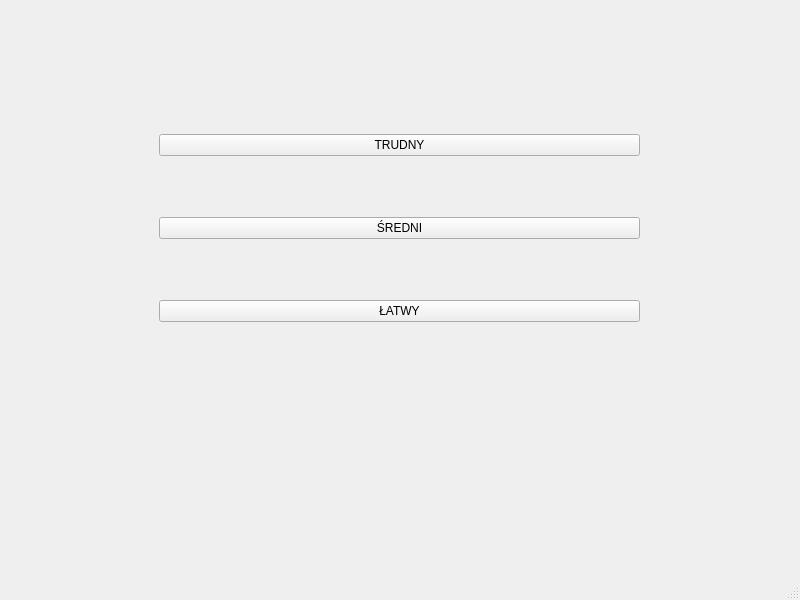
<?xml version="1.0" encoding="UTF-8"?>
<ui version="4.0">
 <class>Levels</class>
 <widget class="QMainWindow" name="Levels">
  <property name="geometry">
   <rect>
    <x>0</x>
    <y>0</y>
    <width>800</width>
    <height>600</height>
   </rect>
  </property>
  <property name="windowTitle">
   <string>Snake</string>
  </property>
  <property name="windowIcon">
   <iconset resource="zasoby.qrc">
    <normaloff>:/zasoby/img/snake.png</normaloff>:/zasoby/img/snake.png</iconset>
  </property>
  <widget class="QWidget" name="centralwidget">
   <widget class="QWidget" name="verticalLayoutWidget">
    <property name="geometry">
     <rect>
      <x>159</x>
      <y>79</y>
      <width>481</width>
      <height>301</height>
     </rect>
    </property>
    <layout class="QVBoxLayout" name="verticalLayout">
     <item>
      <widget class="QPushButton" name="TRUDNY">
       <property name="text">
        <string>TRUDNY</string>
       </property>
      </widget>
     </item>
     <item>
      <widget class="QPushButton" name="SREDNI">
       <property name="text">
        <string>ŚREDNI</string>
       </property>
      </widget>
     </item>
     <item>
      <widget class="QPushButton" name="LATWY">
       <property name="text">
        <string>ŁATWY</string>
       </property>
      </widget>
     </item>
    </layout>
   </widget>
  </widget>
  <widget class="QMenuBar" name="menubar">
   <property name="geometry">
    <rect>
     <x>0</x>
     <y>0</y>
     <width>800</width>
     <height>25</height>
    </rect>
   </property>
  </widget>
  <widget class="QStatusBar" name="statusbar"/>
 </widget>
 <resources>
  <include location="zasoby.qrc"/>
 </resources>
 <connections/>
</ui>
